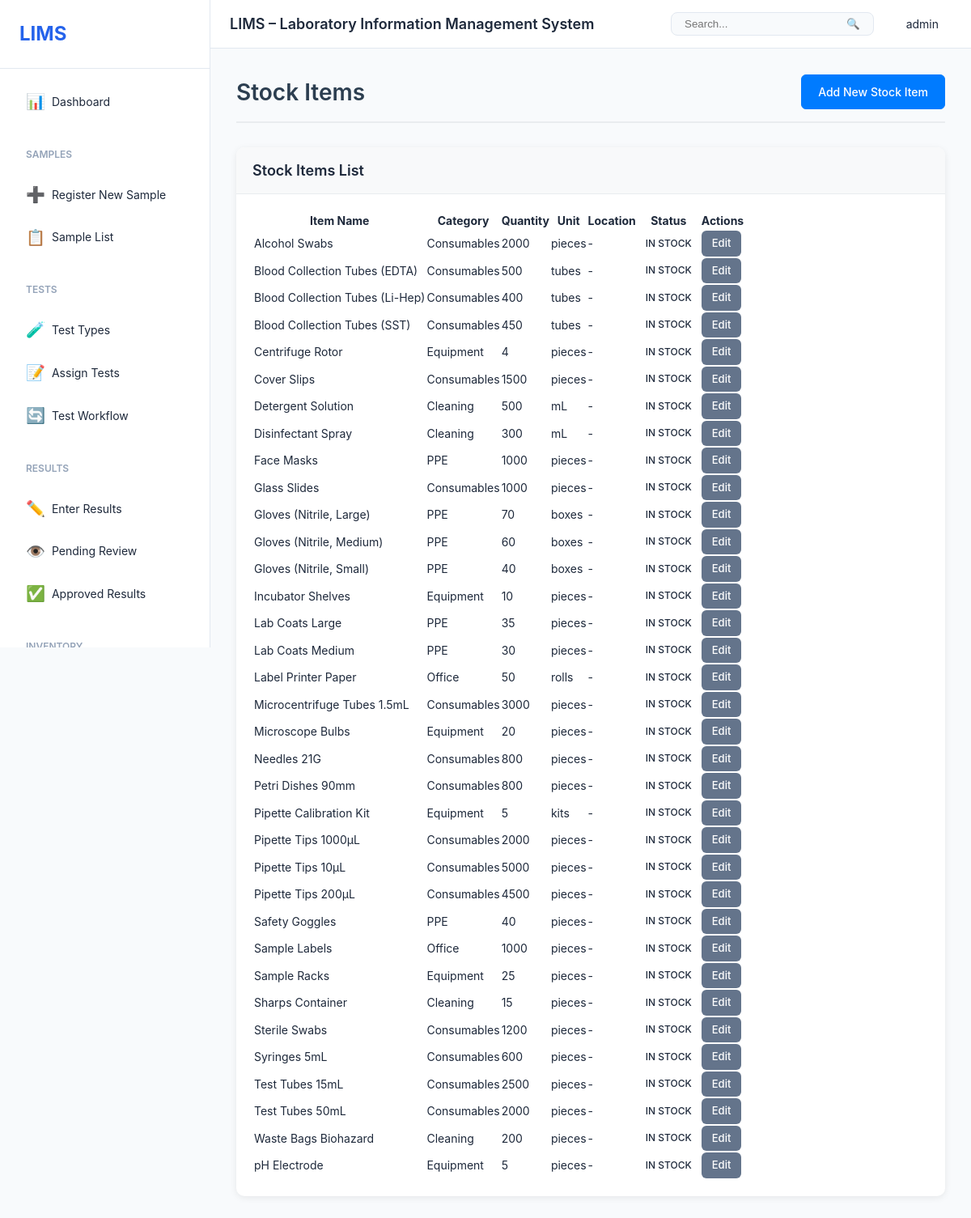
The page /inventory/stock/ (signed in) on the database its author committed.
### users/models.py (models this page shows, shortened)
class User(AbstractUser):
    role = models.ForeignKey(Role, on_delete=models.SET_NULL, null=True, blank=True)
    phone = models.CharField(max_length=20, blank=True)
    department = models.CharField(max_length=100, blank=True)
    employee_id = models.CharField(max_length=50, blank=True, unique=True)
    is_active = models.BooleanField(default=True)
    created_at = models.DateTimeField(auto_now_add=True)
    updated_at = models.DateTimeField(auto_now=True)
    class Meta:
        db_table = 'users'
        ordering = ['username']

### inventory/models.py (models this page shows, shortened)
class StockItem(models.Model):
    name = models.CharField(max_length=200)
    item_code = models.CharField(max_length=100, unique=True)
    category = models.CharField(max_length=100)
    quantity = models.IntegerField()
    unit = models.CharField(max_length=50)
    minimum_quantity = models.IntegerField()
    supplier = models.CharField(max_length=200, blank=True)
    cost_per_unit = models.DecimalField(max_digits=10, decimal_places=2, null=True, blank=True)
    notes = models.TextField(blank=True)
    created_at = models.DateTimeField(auto_now_add=True)
    updated_at = models.DateTimeField(auto_now=True)
    class Meta:
        db_table = 'stock_items'
        ordering = ['name']

### inventory/views.py (the view, shortened to what this page needs)
# urls.py: path('stock/', views.stock_list, name='stock_list'),
@login_required
def stock_list(request):
    items = StockItem.objects.all()
    search = request.GET.get('search', '')
    return render(request, 'inventory/stock_list.html', {'items': items})

### templates/inventory/stock_list.html (shortened to what this page needs)
{% extends 'base.html' %}
{% block content %}
<div class="page-header">
    <h1>Stock Items</h1>
    <a href="{% url 'inventory:stock_create' %}" class="btn btn-primary">Add New Stock Item</a>
</div>
<div class="card">
    <div class="card-header">
        <h3>Stock Items List</h3>
    </div>
    <div class="card-body">
        {% if items %}
            <table class="data-table">
                <thead>
                    <tr>
                        <th>Item Name</th>
                        <th>Category</th>
                        <th>Quantity</th>
                        <th>Unit</th>
                        <th>Location</th>
                        <th>Status</th>
                        <th>Actions</th>
                    </tr>
                </thead>
                <tbody>
                    {% for item in items %}
                    <tr>
                        <td>{{ item.name }}</td>
                        <td>{{ item.category|default:'-' }}</td>
                        <td>{{ item.quantity }}</td>
                        <td>{{ item.unit }}</td>
                        <td>{{ item.location|default:'-' }}</td>
                        <td>
                            {% if item.quantity <= item.minimum_quantity %}
                                <span class="badge badge-warning">Low Stock</span>
                            {% else %}
                                <span class="badge badge-success">In Stock</span>
                            {% endif %}
                        </td>
                        <td>
                            <a href="{% url 'inventory:stock_edit' item.pk %}" class="btn btn-sm btn-secondary">Edit</a>
                        </td>
                    </tr>
                    {% endfor %}
                </tbody>
            </table>
        {% else %}
            <p class="text-muted">No stock items found. <a href="{% url 'inventory:stock_create' %}">Add one now</a>.</p>
        {% endif %}
    </div>
</div>
{% endblock %}

### templates/base.html (shortened to what this page needs)
{% load static %}
<!DOCTYPE html>
<html lang="en">
<head>
    <link rel="stylesheet" href="{% static 'css/style.css' %}">
    <link rel="stylesheet" href="{% static 'css/labs.css' %}">
    <link rel="stylesheet" href="https://cdnjs.cloudflare.com/ajax/libs/font-awesome/5.15.4/css/all.min.css">
</head>
<body>
    <div class="layout">
        <aside class="sidebar" id="sidebar">
            <div class="sidebar-header">
                <h2>LIMS</h2>
            </div>
            <nav class="sidebar-nav">
                <a href="{% url 'dashboard:dashboard' %}" class="nav-item {% if request.resolver_match.url_name == 'dashboard' %}active{% endif %}">
                    <span class="icon">📊</span>
                    <span>Dashboard</span>
                </a>
                <div class="nav-group">
                    <div class="nav-group-title">Samples</div>
                    <a href="{% url 'samples:sample_create' %}" class="nav-item">
                        <span class="icon">➕</span>
                        <span>Register New Sample</span>
                    </a>
                    <a href="{% url 'samples:sample_list' %}" class="nav-item">
                        <span class="icon">📋</span>
                        <span>Sample List</span>
                    </a>
                </div>
                <div class="nav-group">
                    <div class="nav-group-title">Tests</div>
                    <a href="{% url 'tests:test_type_list' %}" class="nav-item">
                        <span class="icon">🧪</span>
                        <span>Test Types</span>
                    </a>
                    <a href="{% url 'tests:assign_test' %}" class="nav-item">
                        <span class="icon">📝</span>
                        <span>Assign Tests</span>
                    </a>
                    <a href="{% url 'tests:test_workflow' %}" class="nav-item">
                        <span class="icon">🔄</span>
                        <span>Test Workflow</span>
                    </a>
                </div>
                <div class="nav-group">
                    <div class="nav-group-title">Results</div>
                    <a href="{% url 'results:result_list' %}" class="nav-item">
                        <span class="icon">✏️</span>
                        <span>Enter Results</span>
                    </a>
                    <a href="{% url 'results:review_results' %}" class="nav-item">
                        <span class="icon">👁️</span>
                        <span>Pending Review</span>
                    </a>
                    <a href="{% url 'results:approved_results' %}" class="nav-item">
                        <span class="icon">✅</span>
                        <span>Approved Results</span>
                    </a>
                </div>
                <div class="nav-group">
                    <div class="nav-group-title">Inventory</div>
                </div>
            </nav>
        </aside>
        <div class="main-content">
            <header class="top-header">
                <div class="header-left">
                    <h1>LIMS – Laboratory Information Management System</h1>
                </div>
                <div class="header-right">
                    <div class="search-box">
                        <input type="text" placeholder="Search..." id="globalSearch">
                        <button>🔍</button>
                    </div>
                    <div class="user-menu">
                        <span>{{ user.get_full_name|default:user.username }}</span>
                    </div>
                </div>
            </header>
            <div class="page-content">
                {% block content %}{% endblock %}
            </div>
        </div>
    </div>
</body>
</html>

### static/css/style.css (style rules this page uses)
* { margin: 0; padding: 0; box-sizing: border-box; }
:root { --primary-color: #2563eb; --secondary-color: #64748b; --success-color: #10b981; --warning-color: #f59e0b; --danger-color: #ef4444; --info-color: #3b82f6; --bg-primary: #ffffff; --bg-secondary: #f8fafc; --bg-tertiary: #f1f5f9; --border-color: #e2e8f0; --text-primary: #1e293b; --text-secondary: #64748b; --text-muted: #94a3b8; --spacing-xs: 0.25rem; --spacing-sm: 0.5rem; --spacing-md: 1rem; --spacing-lg: 1.5rem; --spacing-xl: 2rem; --shadow-sm: 0 1px 2px rgba(0, 0, 0, 0.05); --shadow-md: 0 4px 6px rgba(0, 0, 0, 0.07); --shadow-lg: 0 10px 15px rgba(0, 0, 0, 0.1); --radius-sm: 0.25rem; --radius-md: 0.5rem; --radius-lg: 0.75rem; --sidebar-width: 260px; --header-height: 60px; }
body { font-family: 'Inter', -apple-system, BlinkMacSystemFont, 'Segoe UI', 'Roboto', sans-serif; font-size: 14px; line-height: 1.5; color: var(--text-primary); background-color: var(--bg-secondary); }
a { color: var(--primary-color); text-decoration: none; }
.layout { display: flex; min-height: 100vh; }
.sidebar { width: var(--sidebar-width); background: var(--bg-primary); border-right: 1px solid var(--border-color); position: fixed; height: 100vh; overflow-y: auto; z-index: 1000; }
.sidebar-header { padding: var(--spacing-lg); border-bottom: 1px solid var(--border-color); }
.sidebar-header h2 { font-size: 1.5rem; font-weight: 700; color: var(--primary-color); }
.sidebar-nav { padding: var(--spacing-md); }
.nav-item { display: flex; align-items: center; padding: 0.625rem var(--spacing-md); margin-bottom: var(--spacing-xs); color: var(--text-primary); border-radius: var(--radius-md); transition: all 0.2s; }
.nav-item .icon { margin-right: var(--spacing-sm); font-size: 1.2rem; }
.nav-group { margin-top: var(--spacing-lg); }
.nav-group-title { font-size: 0.75rem; font-weight: 600; text-transform: uppercase; color: var(--text-muted); padding: var(--spacing-sm) var(--spacing-md); margin-bottom: var(--spacing-sm); }
.main-content { flex: 1; margin-left: var(--sidebar-width); display: flex; flex-direction: column; }
.top-header { height: var(--header-height); background: var(--bg-primary); border-bottom: 1px solid var(--border-color); display: flex; align-items: center; justify-content: space-between; padding: 0 var(--spacing-lg); position: sticky; top: 0; z-index: 999; }
.header-left { display: flex; align-items: center; gap: var(--spacing-md); }
.header-left h1 { font-size: 1.125rem; font-weight: 600; color: var(--text-primary); }
.header-right { display: flex; align-items: center; gap: var(--spacing-lg); }
.search-box { display: flex; align-items: center; background: var(--bg-secondary); border: 1px solid var(--border-color); border-radius: var(--radius-md); padding: 0.375rem var(--spacing-sm); }
.search-box input { border: none; background: none; outline: none; padding: 0 var(--spacing-sm); min-width: 200px; }
.search-box button { background: none; border: none; cursor: pointer; padding: 0 var(--spacing-sm); }
.user-menu { position: relative; cursor: pointer; padding: var(--spacing-sm) var(--spacing-md); border-radius: var(--radius-md); }
.page-content { flex: 1; padding: var(--spacing-xl); }
.card { background: var(--bg-primary); border: 1px solid var(--border-color); border-radius: var(--radius-lg); box-shadow: var(--shadow-sm); margin-bottom: var(--spacing-lg); }
.card-header { padding: var(--spacing-lg); border-bottom: 1px solid var(--border-color); }
.card-header h3 { font-size: 1.125rem; font-weight: 600; }
.card-body { padding: var(--spacing-lg); }
.btn { display: inline-block; padding: 0.5rem 1rem; font-size: 0.875rem; font-weight: 500; border-radius: var(--radius-md); border: 1px solid transparent; cursor: pointer; transition: all 0.2s; text-align: center; }
.btn-primary { background: var(--primary-color); color: white; }
.btn-secondary { background: var(--secondary-color); color: white; }
.btn-sm { padding: 0.25rem 0.5rem; font-size: 0.75rem; }
.badge { display: inline-block; padding: 0.25rem 0.5rem; font-size: 0.75rem; font-weight: 600; border-radius: var(--radius-sm); text-transform: uppercase; }
.page-header { display: flex; justify-content: space-between; align-items: center; margin-bottom: var(--spacing-xl); }

### rows shown on the page
User: get_full_name "admin"
StockItem: name "Alcohol Swabs", category "Consumables", quantity "2000", unit "pieces", location "-", minimum_quantity "IN STOCK"
StockItem: name "Blood Collection Tubes (EDTA)", category "Consumables", quantity "500", unit "tubes", location "-", minimum_quantity "IN STOCK"
StockItem: name "Blood Collection Tubes (Li-Hep)", category "Consumables", quantity "400", unit "tubes", location "-", minimum_quantity "IN STOCK"
StockItem: name "Blood Collection Tubes (SST)", category "Consumables", quantity "450", unit "tubes", location "-", minimum_quantity "IN STOCK"
StockItem: name "Centrifuge Rotor", category "Equipment", quantity "4", unit "pieces", location "-", minimum_quantity "IN STOCK"
StockItem: name "Cover Slips", category "Consumables", quantity "1500", unit "pieces", location "-", minimum_quantity "IN STOCK"
StockItem: name "Detergent Solution", category "Cleaning", quantity "500", unit "mL", location "-", minimum_quantity "IN STOCK"
StockItem: name "Disinfectant Spray", category "Cleaning", quantity "300", unit "mL", location "-", minimum_quantity "IN STOCK"
StockItem: name "Face Masks", category "PPE", quantity "1000", unit "pieces", location "-", minimum_quantity "IN STOCK"
StockItem: name "Glass Slides", category "Consumables", quantity "1000", unit "pieces", location "-", minimum_quantity "IN STOCK"
StockItem: name "Gloves (Nitrile, Large)", category "PPE", quantity "70", unit "boxes", location "-", minimum_quantity "IN STOCK"
StockItem: name "Gloves (Nitrile, Medium)", category "PPE", quantity "60", unit "boxes", location "-", minimum_quantity "IN STOCK"
StockItem: name "Gloves (Nitrile, Small)", category "PPE", quantity "40", unit "boxes", location "-", minimum_quantity "IN STOCK"
StockItem: name "Incubator Shelves", category "Equipment", quantity "10", unit "pieces", location "-", minimum_quantity "IN STOCK"
StockItem: name "Lab Coats Large", category "PPE", quantity "35", unit "pieces", location "-", minimum_quantity "IN STOCK"
StockItem: name "Lab Coats Medium", category "PPE", quantity "30", unit "pieces", location "-", minimum_quantity "IN STOCK"
StockItem: name "Label Printer Paper", category "Office", quantity "50", unit "rolls", location "-", minimum_quantity "IN STOCK"
StockItem: name "Microcentrifuge Tubes 1.5mL", category "Consumables", quantity "3000", unit "pieces", location "-", minimum_quantity "IN STOCK"
StockItem: name "Microscope Bulbs", category "Equipment", quantity "20", unit "pieces", location "-", minimum_quantity "IN STOCK"
StockItem: name "Needles 21G", category "Consumables", quantity "800", unit "pieces", location "-", minimum_quantity "IN STOCK"
StockItem: name "Petri Dishes 90mm", category "Consumables", quantity "800", unit "pieces", location "-", minimum_quantity "IN STOCK"
StockItem: name "Pipette Calibration Kit", category "Equipment", quantity "5", unit "kits", location "-", minimum_quantity "IN STOCK"
StockItem: name "Pipette Tips 1000μL", category "Consumables", quantity "2000", unit "pieces", location "-", minimum_quantity "IN STOCK"
StockItem: name "Pipette Tips 10μL", category "Consumables", quantity "5000", unit "pieces", location "-", minimum_quantity "IN STOCK"
StockItem: name "Pipette Tips 200μL", category "Consumables", quantity "4500", unit "pieces", location "-", minimum_quantity "IN STOCK"
StockItem: name "Safety Goggles", category "PPE", quantity "40", unit "pieces", location "-", minimum_quantity "IN STOCK"
StockItem: name "Sample Labels", category "Office", quantity "1000", unit "pieces", location "-", minimum_quantity "IN STOCK"
StockItem: name "Sample Racks", category "Equipment", quantity "25", unit "pieces", location "-", minimum_quantity "IN STOCK"
StockItem: name "Sharps Container", category "Cleaning", quantity "15", unit "pieces", location "-", minimum_quantity "IN STOCK"
StockItem: name "Sterile Swabs", category "Consumables", quantity "1200", unit "pieces", location "-", minimum_quantity "IN STOCK"
StockItem: name "Syringes 5mL", category "Consumables", quantity "600", unit "pieces", location "-", minimum_quantity "IN STOCK"
StockItem: name "Test Tubes 15mL", category "Consumables", quantity "2500", unit "pieces", location "-", minimum_quantity "IN STOCK"
StockItem: name "Test Tubes 50mL", category "Consumables", quantity "2000", unit "pieces", location "-", minimum_quantity "IN STOCK"
StockItem: name "Waste Bags Biohazard", category "Cleaning", quantity "200", unit "pieces", location "-", minimum_quantity "IN STOCK"
StockItem: name "pH Electrode", category "Equipment", quantity "5", unit "pieces", location "-", minimum_quantity "IN STOCK"
